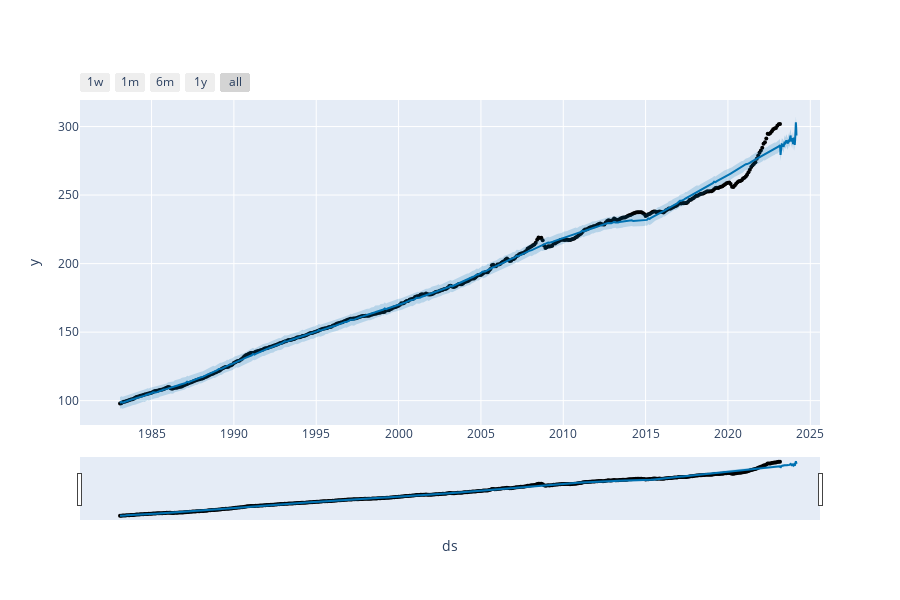

Notebook code for this chart:
### Code cell
from prophet.plot import plot_plotly, plot_components_plotly

plot_plotly(m, forecast)

### Figure 1 — Plotly figure (JSON) as saved in the notebook; plotly's stock layout.template omitted (floating-point values rounded to 4 significant figures; data arrays with more than 128 entries replaced by an {"elided": "..."} marker saying what was removed)
{"data": [{"marker": {"color": "black", "size": 4}, "mode": "markers", "name": "Actual", "type": "scatter", "x": {"elided": "482 str values"}, "y": {"elided": "482 float values"}}, {"hoverinfo": "skip", "line": {"width": 0}, "mode": "lines", "type": "scatter", "x": {"elided": "847 str values"}, "y": {"elided": "847 float values"}}, {"fill": "tonexty", "fillcolor": "rgba(0, 114, 178, 0.2)", "line": {"color": "#0072B2", "width": 2}, "mode": "lines", "name": "Predicted", "type": "scatter", "x": {"elided": "847 str values"}, "y": {"elided": "847 float values"}}, {"fill": "tonexty", "fillcolor": "rgba(0, 114, 178, 0.2)", "hoverinfo": "skip", "line": {"width": 0}, "mode": "lines", "type": "scatter", "x": {"elided": "847 str values"}, "y": {"elided": "847 float values"}}], "layout": {"height": 600, "showlegend": false, "width": 900, "xaxis": {"rangeselector": {"buttons": [{"count": 7, "label": "1w", "step": "day", "stepmode": "backward"}, {"count": 1, "label": "1m", "step": "month", "stepmode": "backward"}, {"count": 6, "label": "6m", "step": "month", "stepmode": "backward"}, {"count": 1, "label": "1y", "step": "year", "stepmode": "backward"}, {"step": "all"}]}, "rangeslider": {"visible": true}, "title": {"text": "ds"}, "type": "date"}, "yaxis": {"title": {"text": "y"}}}}
